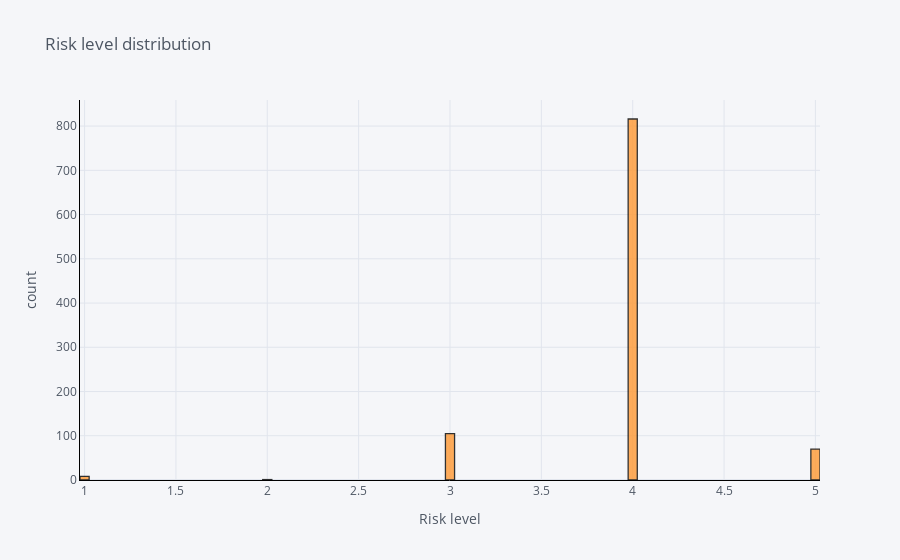

The notebook cell this image was saved under:
### Markdown cell above
Main conclusions of the test set shown above:

<ul>
<li>The same conclusions made for the training set apply to the test set shown above.</li>
<li>The test set does not have the target variable that will be predicted using the training done in the training set.</li>
</ul>

### Code cell
testing_dataset['Risk level'].iplot(
    kind='hist',
    bins=100,
    xTitle='Risk level',
    linecolor='black',
    yTitle='count',
    title='Risk level distribution')

### Figure 1 — Plotly figure (JSON) as saved in the notebook; plotly's stock layout.template omitted (floating-point values rounded to 4 significant figures; data arrays with more than 128 entries replaced by an {"elided": "..."} marker saying what was removed)
{"data": [{"histfunc": "count", "histnorm": "", "marker": {"color": "rgba(255, 153, 51, 1.0)", "line": {"color": "#000000", "width": 1.3}}, "name": "Risk level", "nbinsx": 100, "opacity": 0.8, "orientation": "v", "type": "histogram", "x": {"elided": "1000 int values"}}], "layout": {"barmode": "overlay", "legend": {"bgcolor": "#F5F6F9", "font": {"color": "#4D5663"}}, "paper_bgcolor": "#F5F6F9", "plot_bgcolor": "#F5F6F9", "title": {"font": {"color": "#4D5663"}, "text": "Risk level distribution"}, "xaxis": {"gridcolor": "#E1E5ED", "linecolor": "black", "showgrid": true, "tickfont": {"color": "#4D5663"}, "title": {"font": {"color": "#4D5663"}, "text": "Risk level"}, "zerolinecolor": "#E1E5ED"}, "yaxis": {"gridcolor": "#E1E5ED", "linecolor": "black", "showgrid": true, "tickfont": {"color": "#4D5663"}, "title": {"font": {"color": "#4D5663"}, "text": "count"}, "zerolinecolor": "#E1E5ED"}}}
